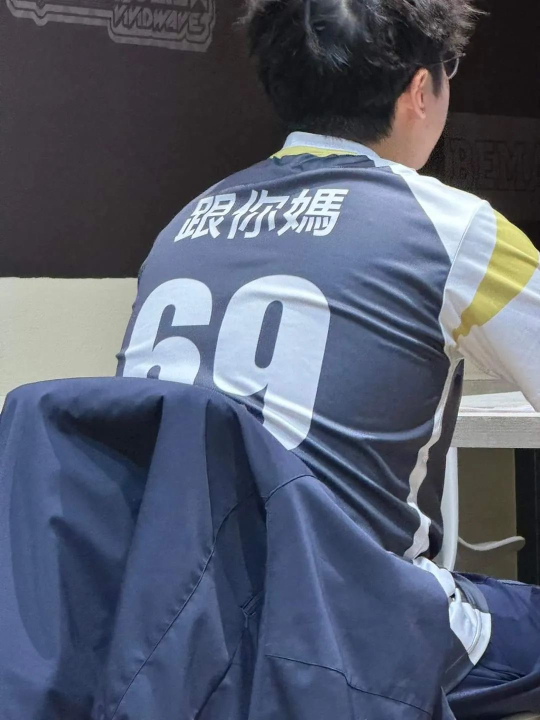
#> input picture 2026-fall-lab05/image/src/S__279994371_0.jpg, 1080 x 1440 px, given in place of src, which was not available (shown at 1/2 size)
$ python im2pat.py src
#> lines starting #> are read from the running program, lines starting #| are printed output that depends on the picture; pictures that were not available may be replaced by others from this repository, and a replacement may not be noted
#!/usr/bin/env python3
"""Convert images to a JPEGLENC input file.

Each image is center-cropped to a square and resized to 128x128.

input.txt format:
  line 1 : pat_num (number of DUT patterns = images x 1 (gray) or x 3 (rgb))
  line 2 : mode    (0 = gray, 1 = rgb)
  then for each image:
    gray : 16384 lines (Y)
    rgb  : 16384 lines Y, 16384 lines Cb, 16384 lines Cr   (JFIF YCbCr)
  Each pixel line is 2-digit hex in raster order (k = 128*y + x).

Default output : pattern/input_gray.txt or pattern/input_rgb.txt
Preview PNGs   : preview/gray/<name>_gray.png, preview/rgb/<name>_{Y,Cb,Cr}.png

Usage:
  python3 im2pat.py                    all images in src/, gray
  python3 im2pat.py --rgb              all images in src/, rgb
  python3 im2pat.py --rgb src/scared.jpg   single image
  python3 im2pat.py -o ../00_TESTBED/input.txt
"""
import argparse
from pathlib import Path
from PIL import Image

SIZE = 128
EXTS = {'.png', '.jpg', '.jpeg', '.bmp', '.webp'}
HERE = Path(__file__).resolve().parent
IMG_DIR = HERE / 'src'
PAT_DIR = HERE / 'pattern'
PRE_DIR = HERE / 'preview'


def load(src: Path) -> Image.Image:
    img = Image.open(src).convert('RGB')
#> img is the input picture: PIL image 1080x1440 RGB; mean R, G, B 85.8, 92.6, 109.8
    w, h = img.size
#> w = 1080; h = 1440
    s = min(w, h)
#> s = 1080
    img = img.crop(((w - s) // 2, (h - s) // 2, (w - s) // 2 + s, (h - s) // 2 + s))
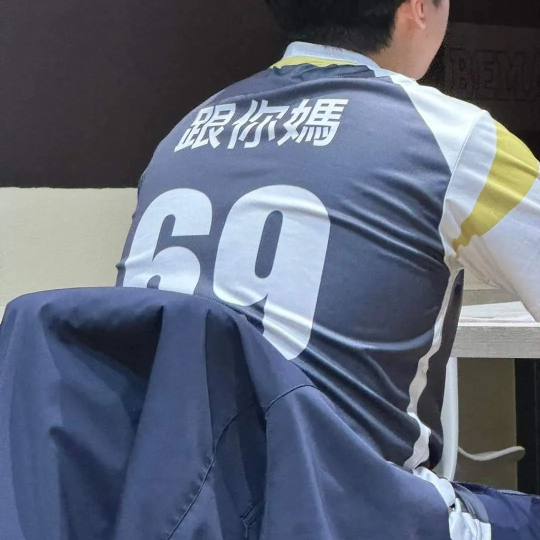
#> img: PIL image 1080x1080 RGB (shown at 1/2 size); mean R, G, B 95.4, 103, 119.9
    return img.resize((SIZE, SIZE), Image.LANCZOS)
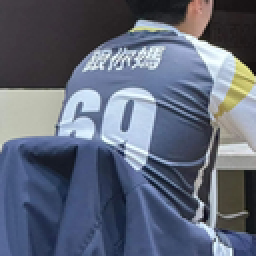
#> returned value: PIL image 128x128 RGB (shown 2 times larger); mean R, G, B 95.4, 103, 119.8


def channels(src: Path, rgb: bool):
    img = load(src)
    if rgb:
        chs = list(zip(('Y', 'Cb', 'Cr'), img.convert('YCbCr').split()))
        pre = PRE_DIR / 'rgb'
    else:
        chs = [('gray', img.convert('L'))]
        pre = PRE_DIR / 'gray'
    pre.mkdir(parents=True, exist_ok=True)
    for name, ch in chs:
        ch.save(pre / f'{src.stem}_{name}.png')
#> this loop made 1 pass
#> name on pass 1: 'gray'
#> pass 1, in channels, `ch.save(pre / f'{src.stem}_{name}.png')`:
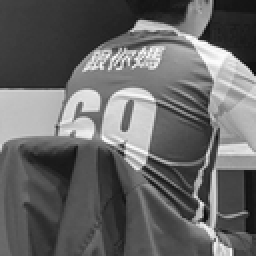
#> saved as src_gray.png: PIL image 128x128 L (shown 2 times larger); min 6, max 252, mean 102.6
    return [ch for _, ch in chs]


def main():
    ap = argparse.ArgumentParser(description='image -> JPEGLENC input.txt')
    ap.add_argument('--rgb', action='store_true', help='mode 1: Y/Cb/Cr (default mode 0: gray)')
    ap.add_argument('-o', '--out', type=Path, help='output file')
    ap.add_argument('imgs', nargs='*', type=Path, help='images (default: all in src/)')
    args = ap.parse_args()

    srcs = args.imgs or sorted(p for p in IMG_DIR.iterdir() if p.suffix.lower() in EXTS)
    assert srcs, 'no image found'
    mode = 1 if args.rgb else 0
    out = args.out or PAT_DIR / f'input_{"rgb" if args.rgb else "gray"}.txt'

    pat_num = len(srcs) * (3 if args.rgb else 1)
    lines = [str(pat_num), str(mode)]
    for i, src in enumerate(srcs):
        for ch in channels(src, args.rgb):
            pix = ch.tobytes()
            assert len(pix) == SIZE * SIZE
            lines += [f'{p:02X}' for p in pix]
#> lines = 16386 items, first 6: '1', '0', '44', '42', '42', '42'
        print(f'image {i}: {src.name}')

    out.parent.mkdir(parents=True, exist_ok=True)
    out.write_text('\n'.join(lines) + '\n', newline='\n')
    print(f'-> {out} (pat_num = {pat_num}, mode = {mode})')


if __name__ == '__main__':
    main()

$ run again, on 2026-fall-lab05/image/src/S__279994375_0.jpg
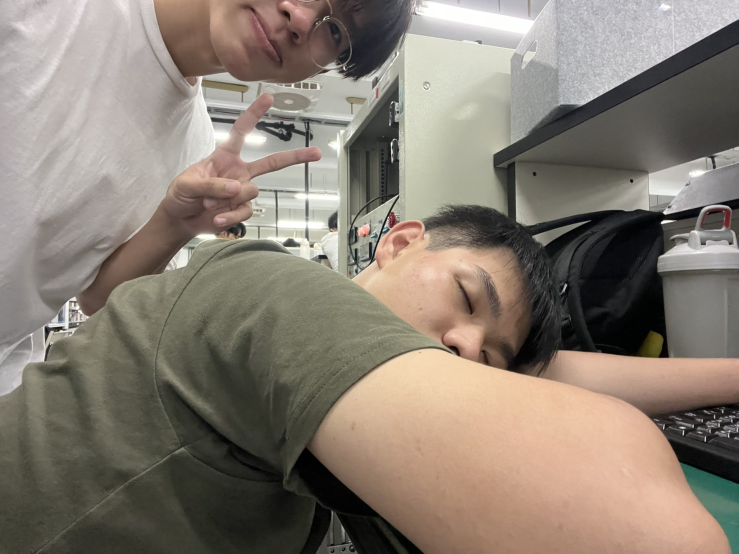
#> input picture 2026-fall-lab05/image/src/S__279994375_0.jpg, 1477 x 1108 px, given in place of src, which was not available (shown at 1/2 size)
#> in load, img is the input picture: PIL image 1477x1108 RGB; mean R, G, B 136.2, 126.2, 115.1
#> img: PIL image 1108x1108 RGB
#> in load, `return img.resize((SIZE, SIZE), Image.LANCZOS)`:
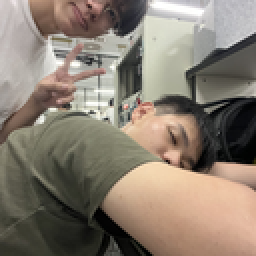
#> returned value: PIL image 128x128 RGB (shown 2 times larger); mean R, G, B 137.1, 125.9, 113.1
#> the loop in channels, `for name, ch in chs:` made 1 pass
#> name on pass 1: 'gray'
#> pass 1, in channels, `ch.save(pre / f'{src.stem}_{name}.png')`:
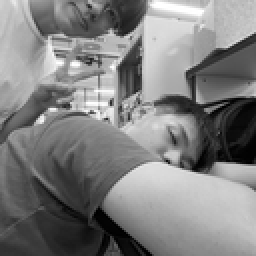
#> saved as src_gray.png: PIL image 128x128 L (shown 2 times larger); min 0, max 255, mean 127.8
#> lines = 16386 items, first 6: '1', '0', 'D0', 'CE', 'CA', 'C7'

$ run again, on 2026-fall-lab05/image/src/S__279994376_0.jpg
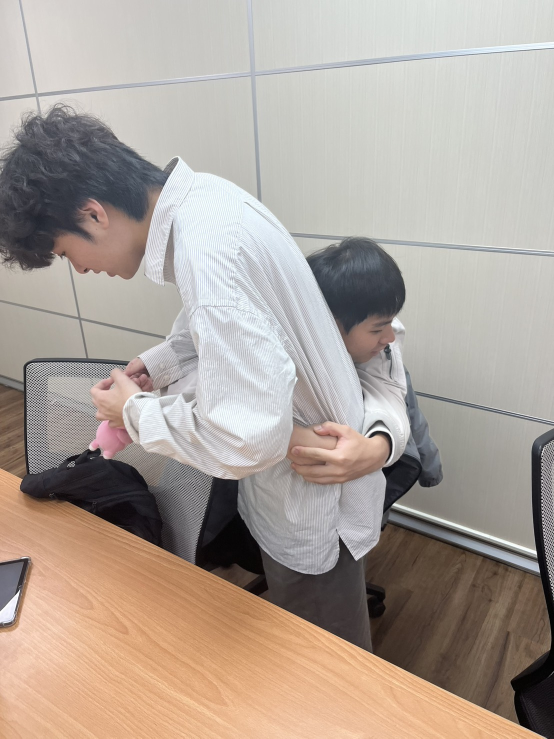
#> input picture 2026-fall-lab05/image/src/S__279994376_0.jpg, 1108 x 1477 px, given in place of src, which was not available (shown at 1/2 size)
#> in load, img is the input picture: PIL image 1108x1477 RGB; mean R, G, B 173.4, 162.2, 153.5
#> img: PIL image 1108x1108 RGB
#> in load, `return img.resize((SIZE, SIZE), Image.LANCZOS)`:
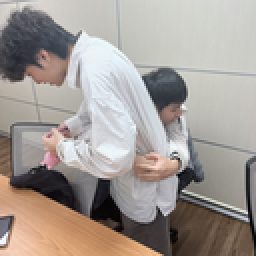
#> returned value: PIL image 128x128 RGB (shown 2 times larger); mean R, G, B 162.5, 154.7, 149.2
#> the loop in channels, `for name, ch in chs:` made 1 pass
#> name on pass 1: 'gray'
#> pass 1, in channels, `ch.save(pre / f'{src.stem}_{name}.png')`:
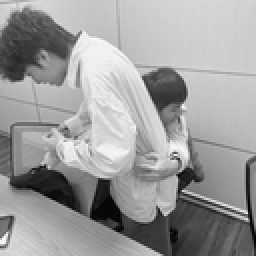
#> saved as src_gray.png: PIL image 128x128 L (shown 2 times larger); min 0, max 255, mean 156.4
#> lines = 16386 items, first 6: '1', '0', 'CF', 'CD', 'CA', 'C6'

$ run again, on 2026-fall-lab05/image/src/S__279994377_0.jpg
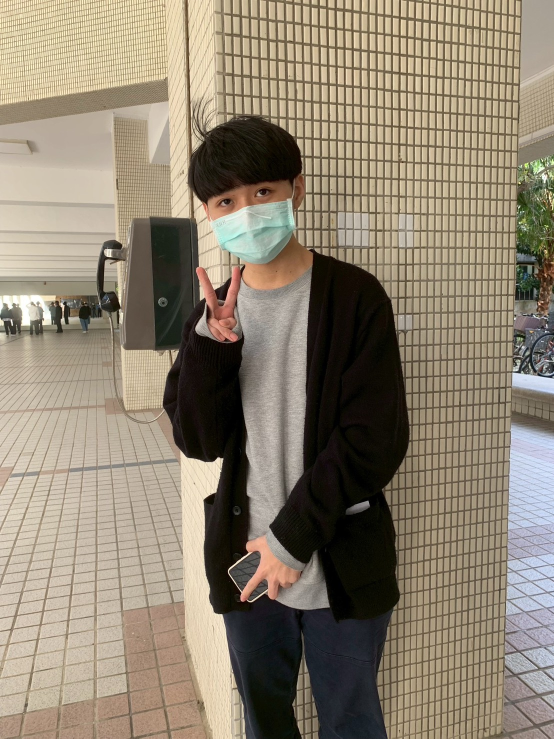
#> input picture 2026-fall-lab05/image/src/S__279994377_0.jpg, 1108 x 1477 px, given in place of src, which was not available (shown at 1/2 size)
#> in load, img is the input picture: PIL image 1108x1477 RGB; mean R, G, B 142.7, 131.3, 113.5
#> img: PIL image 1108x1108 RGB
#> in load, `return img.resize((SIZE, SIZE), Image.LANCZOS)`:
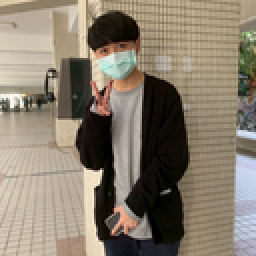
#> returned value: PIL image 128x128 RGB (shown 2 times larger); mean R, G, B 136.2, 125.9, 110
#> the loop in channels, `for name, ch in chs:` made 1 pass
#> name on pass 1: 'gray'
#> pass 1, in channels, `ch.save(pre / f'{src.stem}_{name}.png')`:
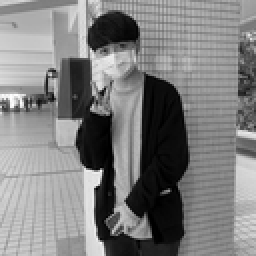
#> saved as src_gray.png: PIL image 128x128 L (shown 2 times larger); min 0, max 255, mean 127.2
#> lines = 16386 items, first 6: '1', '0', 'C8', 'C9', 'C6', 'C5'
